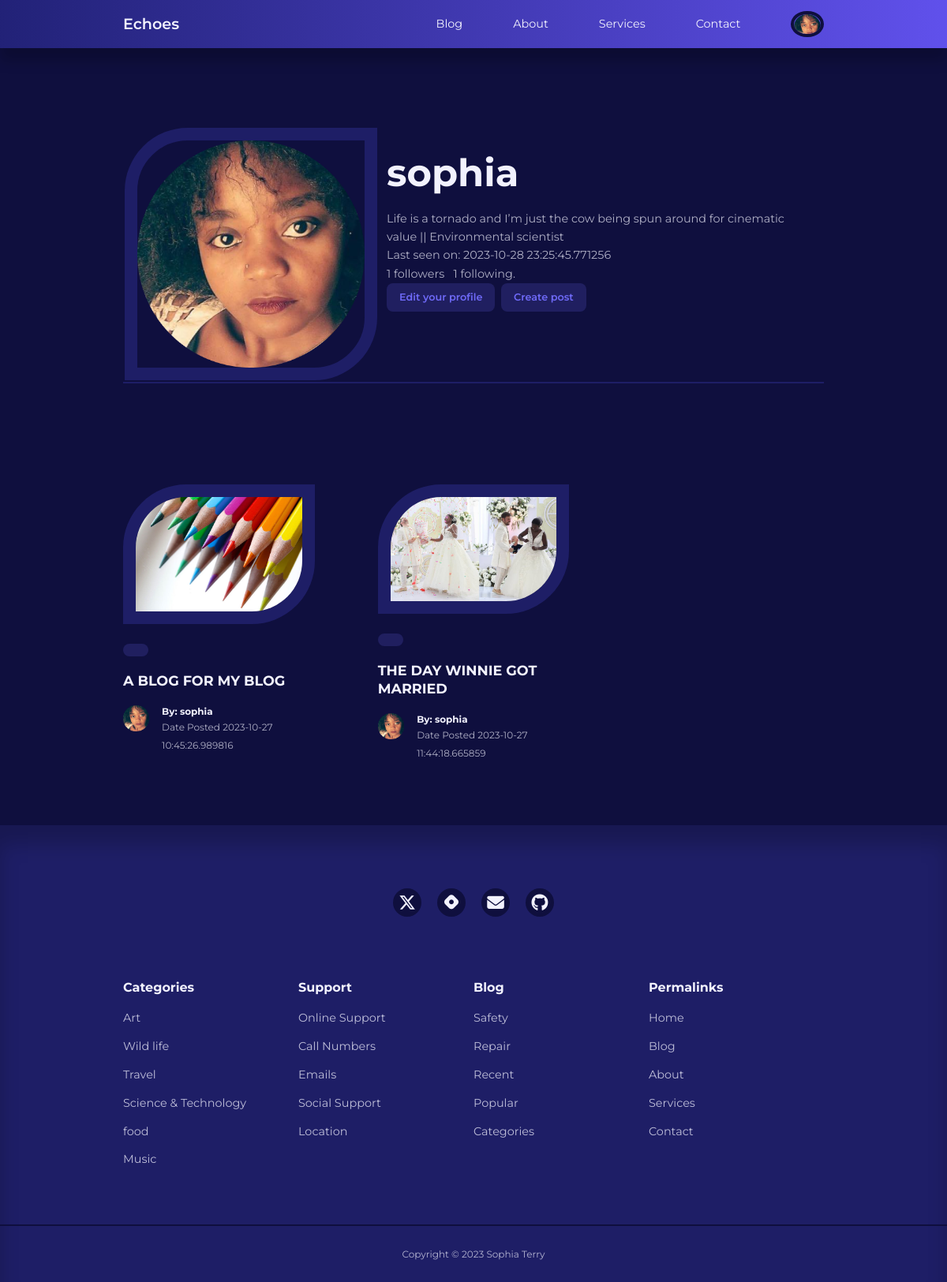
The page /user/sophia (signed in) on the database as committed earlier.
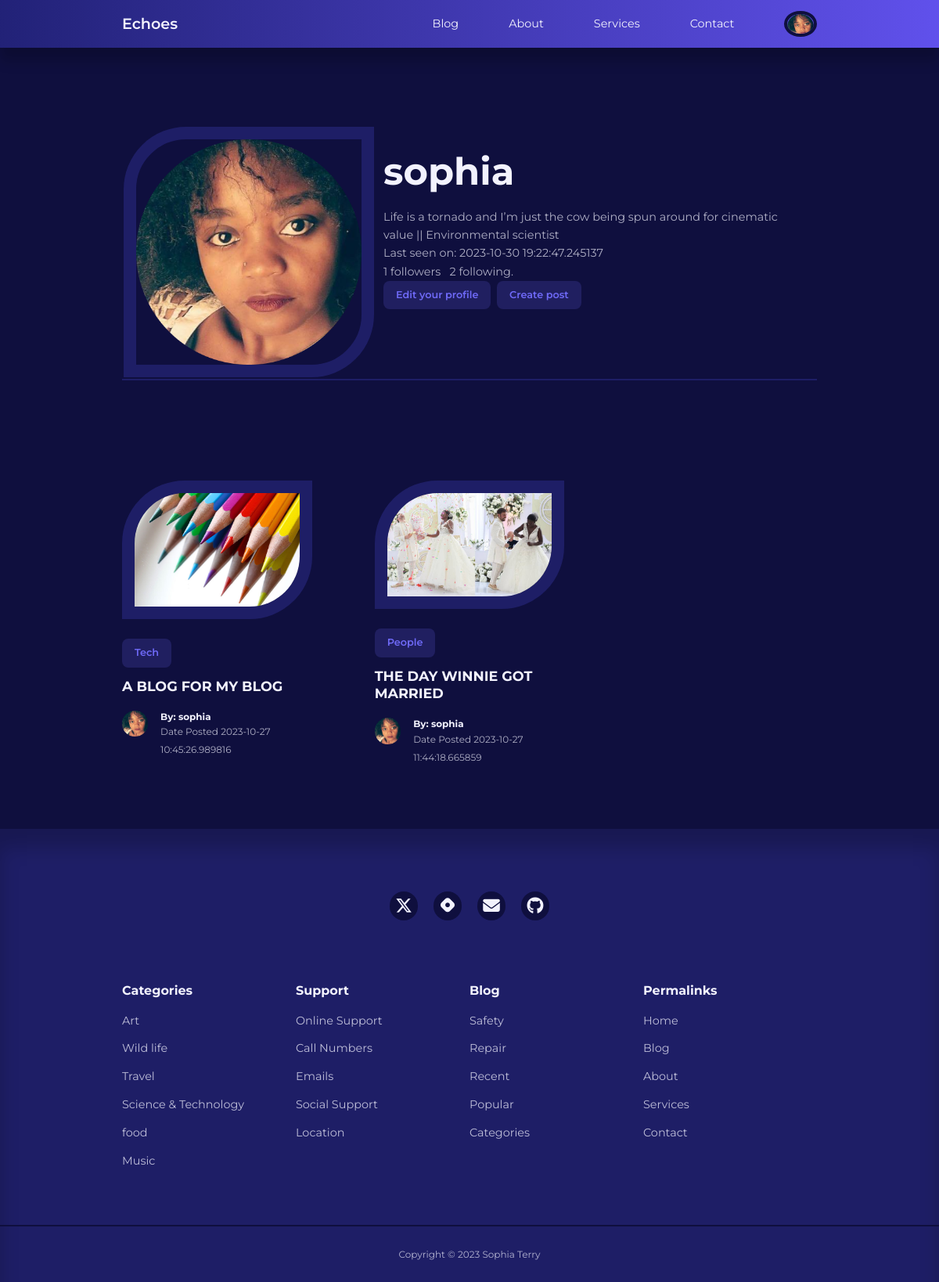
The same page on the database as committed later.
### app/models.py (models this page shows, shortened)
class User(UserMixin, db.Model):
    id = db.Column(db.Integer, primary_key=True)
    username = db.Column(db.String(100), index=True, unique=True)
    email = db.Column(db.String(120), index=True, unique=True)
    password_hash = db.Column(db.String(128))
    role = db.Column(db.String(3))
    picture = db.Column(db.String(120), nullable=True)
    posts = db.relationship('Post', backref='author', lazy='dynamic')
    about_me = db.Column(db.String(140))
    last_seen = db.Column(db.DateTime, default=datetime.utcnow)
    followed = db.relationship(
        'User', secondary=followers,
        primaryjoin=(followers.c.follower_id == id),
        secondaryjoin=(followers.c.followed_id == id),
        backref=db.backref('followers', lazy='dynamic'), lazy='dynamic'
    )

class Post(db.Model):
    id = db.Column(db.Integer, primary_key=True)
    title = db.Column(db.String(120))
    content = db.Column(db.Text)
    image = db.Column(db.String(120), nullable=True)
    timestamp = db.Column(db.DateTime, index=True, default=datetime.utcnow)
    user_id = db.Column(db.Integer, db.ForeignKey('user.id', name='fk_user_id'))
    category_id = db.Column(db.Integer, db.ForeignKey('category.id', name='fk_category_id'))
    category = db.relationship('Category', backref=db.backref('posts', lazy=True))

class Category(db.Model):
    id = db.Column(db.Integer, primary_key=True)
    name = db.Column(db.String(20), unique=True, nullable=False)

### app/routes.py (the view)
@app.route('/user/<username>') #user
@login_required
def profile(username):
    user = User.query.filter_by(username=username).first_or_404()
    posts = user.posts
    authors = [post.author for post in posts]
    form = EmptyForm() # followers
    return render_template('profile.html', user=user, posts=posts, authors=authors,
                            form=form)

### app/models.py (called while the page is built)
@login.user_loader
def load_user(id):
    return User.query.get(int(id))

### app/routes.py (called while the page is built)
@app.before_request
def before_request():
    if current_user.is_authenticated:
        current_user.last_seen = datetime.utcnow()
        db.session.commit()

### app/templates/profile.html (shortened to what this page needs)
{% extends "base.html" %}
{% block content %}
<div class="container profile__container">
    <table>
        <tr valign="top">
            <td>
                {% if current_user.picture %}
                <img class="display__pic" src="{{ url_for('static', filename='images/' + current_user.picture) }}">
                {% else %}
                <img src="{{ url_for('static', filename='/images/default_profile_pc.png') }}" alt="Default Image">
                {% endif %}
            </td>
            <td class="user__table">
                <h1>{{ user.username }}</h1>
                {% if user.about_me %}<p>{{ user.about_me }}</p>{% endif %}
                {% if user.last_seen %}<p>Last seen on: {{ user.last_seen }}</p>{% endif %}
                <p>{{ user.followers.count() }} followers &nbsp; {{ user.followed.count() }} following.</p>
                {% if user == current_user %}
                <p>
                    <a class="link__button" href="{{ url_for('edit_profile') }}">Edit your profile</a>&nbsp;
                     <a class="link__button" href="{{ url_for('add_post') }}">Create post </a>
                </p>
              {% endif %}
            </td>
        </tr>
    </table>
    </div>
 <div>
<section class="posts">
    <div class="container posts__container">
         {% for post in posts %}
        <article class="post">
            <div class="post__thumbnail">
                {% if post.image %}
                <img src="{{ url_for('static', filename='images/' + post.image) }}" alt="Post Image">
                {% else %}
                <img src="{{ url_for('static', filename='/images/blog18.jpg') }}" alt="Default Image">
                {% endif %}
            </div>
            <div class="post__info">
             <a href="{{ url_for('category', category_name=post.category.name) }}" class="category__button">{{ post.category.name}}</a>
                    <h3 class="post__title"><a href="{{ url_for('single_post', post_id=post.id) }}">{{ post.title }}</a></h3>
                    <div class="post__author">
                        <div class="post__author-avator">
                            {% set author = authors[loop.index0] %}
                            {% if current_user.is_authenticated %}
                            <img src="{{ url_for('static', filename='images/' + author.picture) }}" alt="avatar">
                            {% else %}
                            <img src="{{ url_for('static', filename='/images/default_profile_pc.png') }}" alt="Default Image">
                            {% endif %}
                        </div>
                        <div class="post__author-info">
                            <a href="{{ url_for('profile', username=post.author.username) }}">
                            <h5>By: {{post.author.username }}</h5></a>
                            <small>Date Posted {{ post.timestamp }}</small>
                        </div>
                    </div>
                </div>
        </article>
        {% endfor %}
    </div>
</section>
{% endblock %}

### app/templates/base.html (shortened to what this page needs)
<!DOCTYPE html>
<html lang="en">
<head>
    <link rel="stylesheet" href="{{ url_for('static', filename='styles/styles.css')}}">
    <link rel="stylesheet" href="https://unicons.iconscout.com/release/v4.0.8/css/line.css">
</head>
<body>
    {% block navbar %}
    <nav>
        <div class="container nav__container">
            <a href="/index" class="nav__logo">Echoes</a>
            <ul class="nav__items">
                <li><a href="{{ url_for('blog') }}">Blog</a></li>
                <li><a href="{{ url_for('about') }}">About</a></li>
                <li><a href="{{ url_for('services') }}">Services</a></li>
                <li><a href="#contact">Contact</a></li>
                {% if current_user.is_anonymous %}
                <li><a href="{{ url_for('signin') }}">Sign In</a></li>
                {% else %}
                <li class="nav__profile">
                    <div class="avatar">
                        <img src="{{ url_for('static', filename='images/' ~ current_user.picture) }}" alt="">
                    </div>
                        {% endif %}
                </li>
            </ul>
        </div>
    </nav>
    {% endblock %}
     {% block content %}
    {% endblock %}
    {% block footer %}
    <footer>
        <div id="contact" class="footer__socials">
            <a href="https://twitter.com/Mssophia_" target="_blank">
                </a>
            <a href="https://sophiaintech.hashnode.dev/" target="_blank">
                </a>
            <a href="mailto:sophiaterryyu@gmail.com">
                </a>
            <a href="https://github.com/terryyufei" target="_blank">
                </a>
        </div>
        <div class="container footer__container">
            <article>
                <h4>Categories</h4>
                <ul>
                    <li><a href="">Art</a></li>
                    <li><a href="">Wild life</a></li>
                    <li><a href="">Travel</a></li>
                    <li><a href="">Science & Technology</a></li>
                    <li><a href="">food</a></li>
                    <li><a href="">Music</a></li>
                </ul>
            </article>
            <article>
                <h4>Support</h4>
                <ul>
                    <li><a href="">Online Support</a></li>
                    <li><a href="">Call Numbers</a></li>
                    <li><a href="">Emails</a></li>
                    <li><a href="">Social Support</a></li>
                    <li><a href="">Location</a></li>
                </ul>
            </article>
            <article>
                <h4>Blog</h4>
                <ul>
                    <li><a href="">Safety</a></li>
                    <li><a href="">Repair</a></li>
                    <li><a href="">Recent</a></li>
                    <li><a href="">Popular</a></li>
                    <li><a href="">Categories</a></li>
                </ul>
            </article>
            <article>
                <h4>Permalinks</h4>
                <ul>
                    <li><a href="">Home</a></li>
                    <li><a href="">Blog</a></li>
                    <li><a href="">About</a></li>
                    <li><a href="">Services</a></li>
                    <li><a href="">Contact</a></li>
                </ul>
            </article>
        </div>
        <div class="footer__copyright">
            <small>Copyright &copy; 2023 Sophia Terry</small>
        </div>
    </footer>
    {% endblock %}
</body>
</html>

### app/static/styles/styles.css (style rules this page uses)
:root { --color-primary: #6f6af8; --color-primary-light: hsl(242, 91%, 69%, 18%); --color-primary-variant: #5854c7; --color-red: #da0f3f; --color-red-light: hsl(346, 87%, 46%, 15%); --color-green: #00c476; --color-green-light: hsl(156, 100%, 38%, 15%); --color-gray-900: #1e1e66; --color-gray-700: #2d2b7c; --color-gray-300: rgba(242, 242, 254, 0.3); --color-gray-200: rgba(242, 242, 254, 0.7); --color-white: #f2f2fe; --color-bg: #0f0f3e; --transition: all 300ms ease; --container-width-lg: 74%; --container-width-md: 88%; --form-width: 40%; --card-border-radius-1: 0.3rem; --card-border-radius-2: 0.5rem; --card-border-radius-3: 0.8rem; --card-border-radius-4: 2rem; --card-border-radius-5: 5rem; }
* { box-sizing: border-box; margin: 0; padding: 0; outline: 0; border: 0; appearance: 0; list-style: none; text-decoration: none; }
body { font-family: 'Montserrat', sans-serif; line-height: 1.6; color: var(--color-gray-200); overflow-x: hidden; background: var(--color-bg); font-size: 0.9rem; }
.container { width: var(--container-width-lg); max-width: 1800px; margin-inline: auto; }
section { margin-top: 3rem; width: 100vw; }
h1, h2, h3, h4, h5 { color: var(--color-white); line-height: 1.3; }
h1 { font-size: 3rem; margin: 1rem 0; }
h3 { font-size: 1.1rem; margin: 0.8rem 0 0.5rem; }
h4 { font-size: 1rem; }
a { color: var(--color-white); transition: var(--transition); }
img { display: block; width: 100%; object-fit: cover; }
nav { background: linear-gradient(to right, hsl(240, 56%, 30%), hsl(246, 80%, 62%)); width: 100vw; height: 3.8rem; position: fixed; top: 0; z-index: 10; box-shadow: 0 1rem 1rem rgba(0, 0, 0, 0.2); }
.nav__container { height: 100%; display: flex; align-items: center; justify-content: space-between; }
.avatar { width: 2.6rem; height: 2.1rem; border-radius: 50%; overflow: hidden; border: 0.3rem solid var(--color-bg); }
.nav__logo { font-weight: 600; font-size: 1.2rem; }
.nav__items { display: flex; align-items: center; gap: 4rem; }
.nav__profile { position: relative; cursor: pointer; }
.category__button { background: var(--color-primary-light); color: var(--color-primary); display: inline-block; padding: 0.5rem 1rem; border-radius: var(--card-border-radius-2); font-weight: 600; font-size: 0.8rem; text-align: center; }
.post__thumbnail { border-radius: var(--card-border-radius-5) 0; border: 1rem solid var(--color-gray-900); overflow: hidden; margin-bottom: 1.6rem; }
.post__author { display: flex; gap: 1rem; margin-top: 1.2rem; }
.post__author-avator { width: 2.5rem; height: 2.5rem; border-radius: var(--card-border-radius-3); overflow: hidden; }
.posts__container { display: grid; grid-template-columns: repeat(3, 1fr); gap: 5rem; margin-bottom: 5rem; margin-top: 8rem; }
footer { background: var(--color-gray-900); padding: 5rem 0 0; box-shadow: inset 0 1.5rem 1.5rem rgba(0, 0, 0, 0.2); }
.footer__socials { margin-inline: auto; width: fit-content; margin-bottom: 5rem; display: flex; justify-content: space-between; align-items: center; gap: 1.2rem; }
.footer__socials a { background: var(--color-bg); border-radius: 50%; width: 2.3rem; height: 2.3rem; display: flex; align-items: center; justify-content: center; }
.footer__container { display: grid; grid-template-columns: repeat(4, 1fr); }
footer h4 { color: var(--color-white); margin-bottom: 0.6rem; }
footer ul a { opacity: 0.75; }
footer ul li { padding: 0.4rem 0; }
.footer__copyright { text-align: center; padding: 1.5rem 0; border-top: 2px solid var(--color-bg); margin-top: 4rem; }
.profile__container { margin-top: 10rem; border-bottom: 2px solid var(--color-gray-900); }
.display__pic { border-radius: var(--card-border-radius-5) 0; border: 1rem solid var(--color-gray-900); overflow: hidden; height: 20rem; width: 20rem; }
.link__button { background: var(--color-primary-light); color: var(--color-primary); display: inline-block; padding: 0.5rem 1rem; border-radius: var(--card-border-radius-2); font-weight: 600; font-size: 0.8rem; text-align: center; }
.user__table { padding: 10px; }

Rows that differ between the two databases and show on the page:
changed User "sophia": last_seen "2023-10-28 23:25:45.771256" → "2023-10-30 19:22:47.245137"
changed Post "A BLOG FOR MY BLOG": category.name (not shown) → "Tech"
changed Post "THE DAY WINNIE GOT MARRIED": category.name (not shown) → "People"
Other text that changed with them:
{{ user.followed.count() }}: "1" → "2"
